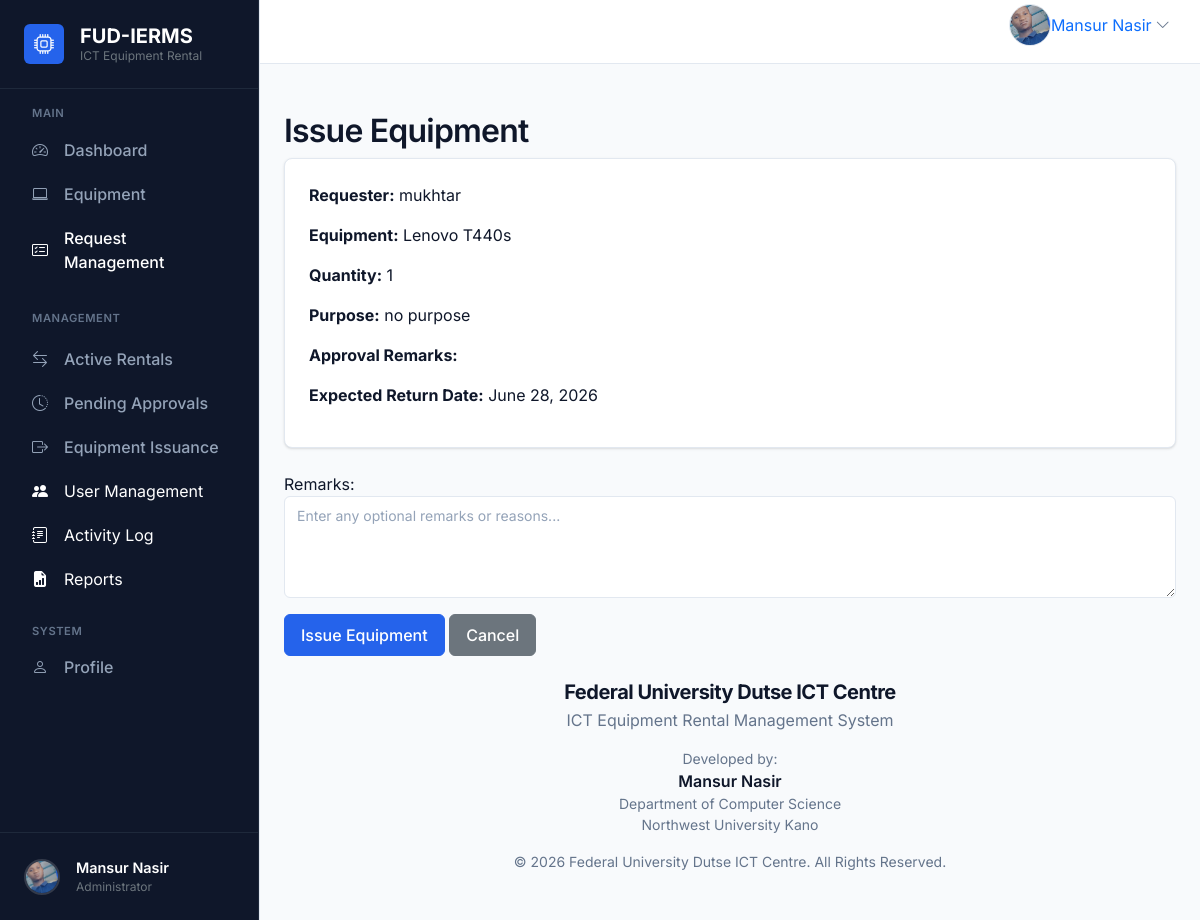
Screenshot of /rentals/14/issue/ (signed in) with the database file from the repository.
### accounts/models.py (models this page shows, shortened)
class User(AbstractUser):
    objects = CustomUserManager()
    class Role(models.TextChoices):
        ADMIN = "ADMIN", "Admin"
        STUDENT = "STUDENT", "Student"
        STAFF = "STAFF", "Staff"
    role = models.CharField(
        max_length=20,
        choices=Role.choices,
        default=Role.STUDENT,
        db_index=True,
    )
    phone = models.CharField(max_length=20, blank=True, db_index=True)
    faculty = models.CharField(max_length=255, blank=True)
    department = models.CharField(max_length=255, blank=True)
    profile_image = models.ImageField(
        upload_to="profile_images/",
        blank=True,
        null=True,
    )
    created_at = models.DateTimeField(auto_now_add=True)
    updated_at = models.DateTimeField(auto_now=True)
    def __str__(self) -> str:
        return self.get_username()
    class Meta:
        verbose_name = "User"
        verbose_name_plural = "Users"
        ordering = ["-created_at"]
        indexes = [
            models.Index(fields=["role"]),
        ]

### rentals/models.py (models this page shows, shortened)
class RentalRequest(models.Model):
    class Status(models.TextChoices):
        PENDING = "PENDING", "Pending"
        APPROVED = "APPROVED", "Approved"
        REJECTED = "REJECTED", "Rejected"
    requester = models.ForeignKey(
        settings.AUTH_USER_MODEL,
        on_delete=models.CASCADE,
        related_name="rental_requests",
    )
    equipment = models.ForeignKey(
        Equipment,
        on_delete=models.CASCADE,
        related_name="rental_requests",
    )
    quantity = models.PositiveIntegerField(default=1)
    purpose = models.TextField()
    request_date = models.DateField()
    expected_return_date = models.DateField()
    status = models.CharField(
        max_length=20,
        choices=Status.choices,
        default=Status.PENDING,
    )
    remarks = models.TextField(blank=True)
    approved_date = models.DateField(null=True, blank=True, db_index=True)
    created_at = models.DateTimeField(auto_now_add=True)
    updated_at = models.DateTimeField(auto_now=True)
    class Meta:
        ordering = ["-created_at"]
        indexes = [
            models.Index(fields=["status"]),
            models.Index(fields=["request_date"]),
        ]

### equipment/models.py (models this page shows, shortened)
class Equipment(models.Model):
    class Category(models.TextChoices):
        LAPTOP = "LAPTOP", "Laptop"
        PROJECTOR = "PROJECTOR", "Projector"
        PRINTER = "PRINTER", "Printer"
        SCANNER = "SCANNER", "Scanner"
        CAMERA = "CAMERA", "Camera"
        NETWORKING = "NETWORKING", "Networking Device"
    class Status(models.TextChoices):
        AVAILABLE = "AVAILABLE", "Available"
        UNAVAILABLE = "UNAVAILABLE", "Unavailable"
        MAINTENANCE = "MAINTENANCE", "Maintenance"
    class Condition(models.TextChoices):
        EXCELLENT = "EXCELLENT", "Excellent"
        GOOD = "GOOD", "Good"
        FAIR = "FAIR", "Fair"
        DAMAGED = "DAMAGED", "Damaged"
    name = models.CharField(max_length=255)
    category = models.CharField(
        max_length=50,
        choices=Category.choices,
        default=Category.LAPTOP,
    )
    description = models.TextField(blank=True)
    serial_number = models.CharField(max_length=100, unique=True)
    quantity = models.PositiveIntegerField(default=1)
    available_quantity = models.PositiveIntegerField(default=1)
    condition = models.CharField(
        max_length=50,
        choices=Condition.choices,
        default=Condition.EXCELLENT,
    )
    image = models.ImageField(
        upload_to="equipment_images/",
        blank=True,
        null=True,
    )
    status = models.CharField(
        max_length=50,
        choices=Status.choices,
        default=Status.AVAILABLE,
    )
    created_at = models.DateTimeField(auto_now_add=True)
    updated_at = models.DateTimeField(auto_now=True)
    class Meta:
        ordering = ["name"]
        indexes = [
            models.Index(fields=["category"]),
            models.Index(fields=["status"]),
        ]

### rentals/views.py (the view, shortened to what this page needs)
# urls.py: path("<int:pk>/issue/", views.IssueEquipmentView.as_view(), name="issue"),
class IssueEquipmentView(BaseRequestActionView):
    template_name = "rentals/issue_equipment.html"

### templates/rentals/issue_equipment.html (shortened to what this page needs)
{% extends "base.html" %}
{% block content %}
<div class="container mt-4">
    <h2>Issue Equipment</h2>
    <div class="card mb-4">
        <div class="card-body">
            <p><strong>Requester:</strong> {{ rental_request.requester }}</p>
            <p><strong>Equipment:</strong> {{ rental_request.equipment.name }}</p>
            <p><strong>Quantity:</strong> {{ rental_request.quantity }}</p>
            <p><strong>Purpose:</strong> {{ rental_request.purpose }}</p>
            <p><strong>Approval Remarks:</strong> {{ rental_request.remarks }}</p>
            <p><strong>Expected Return Date:</strong> {{ rental_request.expected_return_date }}</p>
        </div>
    </div>
    <form method="post">
        {{ form.as_p }}
        <button type="submit" class="btn btn-primary">Issue Equipment</button>
        <a href="{% url 'rentals:pending_list' %}" class="btn btn-secondary">Cancel</a>
    </form>
</div>
{% endblock %}

### templates/base.html (shortened to what this page needs)
{% load static %}
<!doctype html>
<html lang="en">
  <head>
    <link
      href="https://cdn.jsdelivr.net/npm/bootstrap@5.3.3/dist/css/bootstrap.min.css"
      rel="stylesheet"
    />
    <link rel="stylesheet" href="https://cdn.jsdelivr.net/npm/bootstrap-icons@1.11.3/font/bootstrap-icons.min.css">
  </head>
  <body>
    <div class="app-shell">
      <aside class="app-sidebar collapse d-lg-block" id="sidebarCollapse">
        {% include "partials/sidebar.html" %}
      </aside>
      <div class="app-main">
        <header class="app-topbar">
          <div class="container-fluid px-3 px-lg-4">
            <div class="topbar-row d-flex align-items-center justify-content-between gap-3">
              <div class="d-flex align-items-center gap-3">
                {% if user.is_authenticated %}
                  <div class="dropdown profile-menu" data-bs-auto-close="true">
                    <a
                      class="profile-toggle d-flex align-items-center text-decoration-none rounded"
                      href="#"
                      id="profileDropdown"
                      role="button"
                      data-bs-toggle="dropdown"
                      aria-expanded="false"
                      aria-label="User menu"
                    >
                      {% if user.profile_image %}
                        <img
                          src="{{ user.profile_image.url }}"
                          alt="{{ user.username }}"
                          class="avatar-img profile-avatar"
                        >
                      {% else %}
                        <div class="avatar-placeholder profile-avatar-placeholder">
                          {{ user.username|slice:":1"|upper }}
                        </div>
                      {% endif %}
                      <span class="profile-name profile-name-full d-none d-md-inline text-nowrap text-truncate" title="{{ user.get_full_name|default:user.username }}">
                        {{ user.get_full_name|default:user.username }}
                      </span>
                      <i class="bi bi-chevron-down ms-1 text-muted profile-chevron" aria-hidden="true"></i>
                    </a>
                  </div>
                {% else %}
                  <a class="btn btn-light" href="{% url 'accounts:login' %}"><i class="bi bi-box-arrow-in-right me-2"></i>Login</a>
                  <a class="btn btn-primary" href="{% url 'accounts:register' %}">Create Account</a>
                {% endif %}
              </div>
            </div>
          </div>
        </header>
        <main class="app-content">
          <div class="container py-4">
        {% block content %}{% endblock content %}
        <footer class="py-4 mt-auto">
          <div class="container text-center">
            <h5 class="fw-bold mb-1">{{ organization_name }}</h5>
            <p class="text-muted mb-3">{{ system_name }}</p>
            <div class="mb-3">
              <p class="mb-0 text-muted small">Developed by:</p>
              <p class="mb-0 fw-semibold">Mansur Nasir</p>
              <p class="mb-0 small text-muted">Department of Computer Science</p>
              <p class="mb-0 small text-muted">Northwest University Kano</p>
            </div>
            <p class="text-muted small mb-0">{{ copyright_text }}. All Rights Reserved.</p>
          </div>
        </footer>
      </div>
    </main>
  </body>
</html>

### templates/partials/sidebar.html (shortened to what this page needs)
{% load static %}
{% with current_path=request.path %}
<div class="d-flex flex-column h-100 bg-sidebar" style="background-color: var(--sidebar-bg); border-right: 1px solid #1e293b;">
  <div class="p-4 border-bottom border-secondary d-none d-lg-block" style="border-color: #1e293b !important;">
    <a class="d-flex align-items-center gap-3 text-white text-decoration-none" href="{% url 'home' %}">
      <div class="d-flex align-items-center justify-content-center rounded" style="width: 40px; height: 40px; background-color: var(--primary);">
        <i class="bi bi-cpu text-white fs-5"></i>
      </div>
      <div class="d-flex flex-column">
        <span class="fw-bold fs-5 lh-1 mb-1">FUD-IERMS</span>
        <span class="text-secondary small lh-1" style="font-size: 0.75rem;">ICT Equipment Rental</span>
      </div>
    </a>
  </div>
  <div class="flex-grow-1 overflow-auto py-3">
    <div class="px-3">
      <div class="text-uppercase text-secondary fw-semibold mb-2 px-3" style="font-size: 0.7rem; letter-spacing: 0.05em; color: #64748B !important;">Main</div>
      <nav class="nav flex-column gap-1">
        {% if user.is_authenticated %}
          <a class="nav-link px-3 py-2 rounded d-flex align-items-center gap-3 text-white {% if 'admin-dashboard' in current_path or 'student-dashboard' in current_path or 'staff-dashboard' in current_path %}active bg-primary{% endif %}"
             href="{% url 'accounts:dashboard' %}"
             style="{% if 'admin-dashboard' not in current_path and 'student-dashboard' not in current_path and 'staff-dashboard' not in current_path %}color: #94A3B8 !important;{% endif %} font-weight: 500;">
            <i class="bi bi-speedometer2"></i>
            <span>Dashboard</span>
          </a>
        {% endif %}
        <a class="nav-link px-3 py-2 rounded d-flex align-items-center gap-3 text-white {% if 'equipment' in current_path %}active bg-primary{% endif %}"
           href="{% url 'equipment:list' %}"
           style="{% if 'equipment' not in current_path %}color: #94A3B8 !important;{% endif %} font-weight: 500;">
          <i class="bi bi-laptop"></i>
          <span>Equipment</span>
        </a>
        {% if user.is_authenticated %}
          {% if user.role|upper == 'ADMIN' %}
            <a class="nav-link px-3 py-2 rounded d-flex align-items-center gap-3 text-white {% if 'admin_request_management' in current_path %}active bg-primary{% endif %}"
               href="{% url 'rentals:admin_request_management' %}"
               style="{% if 'rentals' not in current_path or 'pending' in current_path %}color: #94A3B8 !important;{% endif %} font-weight: 500;">
              <i class="bi bi-card-checklist"></i>
              <span>Request Management</span>
            </a>
            <div class="mt-4 mb-2 text-uppercase text-secondary fw-semibold px-3" style="font-size: 0.7rem; letter-spacing: 0.05em; color: #64748B !important;">Management</div>
            <a class="nav-link px-3 py-2 rounded d-flex align-items-center gap-3 text-white {% if 'rentals/active/' in current_path or 'active_rentals' in current_path %}active bg-primary{% endif %}"
               href="{% url 'rentals:active_rentals' %}"
               style="{% if 'rentals/active/' not in current_path and 'active_rentals' not in current_path %}color: #94A3B8 !important;{% endif %} font-weight: 500;">
              <i class="bi bi-arrow-left-right"></i>
              <span>Active Rentals</span>
            </a>
            <a class="nav-link px-3 py-2 rounded d-flex align-items-center gap-3 text-white {% if 'rentals/pending' in current_path %}active bg-primary{% endif %}"
               href="{% url 'rentals:pending_list' %}"
               style="{% if 'rentals/pending' not in current_path %}color: #94A3B8 !important;{% endif %} font-weight: 500;">
              <i class="bi bi-clock-history"></i>
              <span>Pending Approvals</span>
            </a>
            <a class="nav-link px-3 py-2 rounded d-flex align-items-center gap-3 text-white {% if 'rentals/issuance' in current_path %}active bg-primary{% endif %}"
               href="{% url 'rentals:issuance_list' %}"
               style="{% if 'rentals/issuance' not in current_path %}color: #94A3B8 !important;{% endif %} font-weight: 500;">
              <i class="bi bi-box-arrow-right"></i>
              <span>Equipment Issuance</span>
            </a>
            <a class="nav-link px-3 py-2 rounded d-flex align-items-center gap-3 text-white " href="{% url 'accounts:manage_user_list' %}">
                <i class="bi bi-people-fill"></i> <span>User Management</span>
            </a>
            <a class="nav-link px-3 py-2 rounded d-flex align-items-center gap-3 text-white {% if request.resolver_match.app_name == 'activitylog' %}active bg-primary{% endif %}" href="{% url 'activitylog:log_list' %}">
                <i class="bi bi-journal-text"></i> <span>Activity Log</span>
            </a>
            <a class="nav-link px-3 py-2 rounded d-flex align-items-center gap-3 text-white {% if request.resolver_match.app_name == 'reports' %}active bg-primary{% endif %}" href="{% url 'reports:index' %}">
                <i class="bi bi-file-earmark-bar-graph-fill"></i> <span>Reports</span>
            </a>
          {% endif %}
        {% endif %}
      </nav>
      {% if user.is_authenticated %}
      <div class="mt-4 mb-2 text-uppercase text-secondary fw-semibold px-3" style="font-size: 0.7rem; letter-spacing: 0.05em; color: #64748B !important;">System</div>
      <nav class="nav flex-column gap-1">
        <a class="nav-link px-3 py-2 rounded d-flex align-items-center gap-3 text-white {% if 'profile' in current_path %}active bg-primary{% endif %}"
           href="{% url 'accounts:profile' %}"
           style="{% if 'profile' not in current_path %}color: #94A3B8 !important;{% endif %} font-weight: 500;">
          <i class="bi bi-person"></i>
          <span>Profile</span>
        </a>
      </nav>
      {% endif %}
    </div>
  </div>
  <div class="p-3 border-top border-secondary mt-auto" style="border-color: #1e293b !important;">
    {% if user.is_authenticated %}
      <a href="{% url 'accounts:profile' %}" class="d-flex align-items-center gap-3 text-decoration-none px-2 py-2 rounded hover-bg" style="color: #94A3B8;">
        {% if user.profile_image %}
          <img src="{{ user.profile_image.url }}" alt="{{ user.username }}" class="rounded-circle" style="width: 36px; height: 36px; object-fit: cover; border: 2px solid rgba(255,255,255,0.15);">
        {% else %}
          <div class="d-flex align-items-center justify-content-center rounded-circle fw-bold" style="width: 36px; height: 36px; font-size: 0.875rem; background-color: var(--primary); color: #fff; border: 2px solid rgba(255,255,255,0.15);">
            {{ user.username|slice:":1"|upper }}
          </div>
        {% endif %}
        <div class="d-flex flex-column overflow-hidden">
          <span class="text-white fw-semibold text-truncate" style="max-width: 150px; font-size: 0.9rem;">{{ user.get_full_name|default:user.username }}</span>
          <span class="text-secondary small text-truncate" style="font-size: 0.75rem; max-width: 150px;">{% if user.is_superuser %}Administrator{% else %}{{ user.get_role_display }}{% endif %}</span>
        </div>
      </a>
    {% else %}
      <div class="d-grid gap-2">
        <a class="btn btn-outline-light btn-sm" href="{% url 'accounts:login' %}">Login</a>
        <a class="btn btn-primary btn-sm" href="{% url 'accounts:register' %}">Register</a>
      </div>
    {% endif %}
  </div>
</div>
{% endwith %}

### rows the page displays
User: profile_image (picture), get_full_name "Mansur Nasir"
RentalRequest: requester "mukhtar", equipment.name "Lenovo T440s", quantity "1", purpose "no purpose", expected_return_date "June 28, 2026"

### other values shown
{{ organization_name }} "Federal University Dutse ICT Centre"
{{ system_name }} "ICT Equipment Rental Management System"
{{ copyright_text }} "© 2026 Federal University Dutse ICT Centre"
